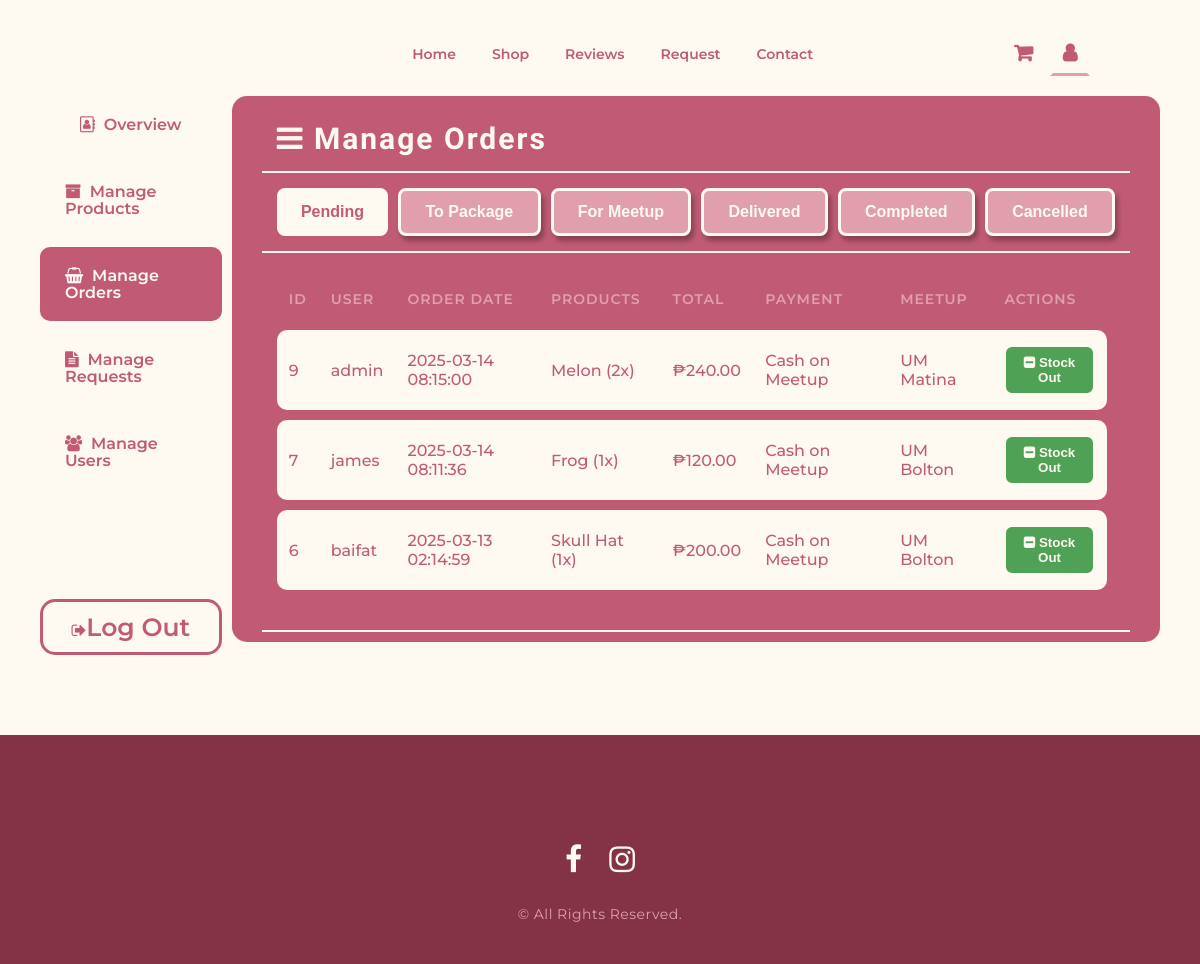
Page /admin-orders.php on the committed database.
### tables this page shows
CREATE TABLE `orders` (
  `OrderId` int(11) NOT NULL,
  `UserId` int(11) NOT NULL,
  `MeetupPlaceId` int(11) NOT NULL,
  `TotalPrice` decimal(10,2) NOT NULL,
  `OrderStatus` enum('Pending','To Package','For Meetup','Delivered','Completed','Cancelled') NOT NULL DEFAULT 'Pending',
  `CreatedAt` timestamp NOT NULL DEFAULT current_timestamp()
);

CREATE TABLE `users` (
  `UserId` int(11) NOT NULL,
  `FirstName` varchar(127) NOT NULL,
  `LastName` varchar(127) NOT NULL,
  `Username` varchar(127) NOT NULL,
  `ProfileImage` varchar(127) DEFAULT NULL,
  `ContactNumber` varchar(127) NOT NULL,
  `Email` varchar(127) NOT NULL,
  `Password` varchar(255) NOT NULL,
  `FacebookLink` varchar(127) NOT NULL,
  `RegisteredAt` timestamp NOT NULL DEFAULT current_timestamp() ON UPDATE current_timestamp()
);

CREATE TABLE `order_items` (
  `OrderItemId` int(11) NOT NULL,
  `OrderId` int(11) NOT NULL,
  `ProductId` int(11) NOT NULL,
  `Quantity` int(11) NOT NULL,
  `Price` decimal(10,2) NOT NULL
);

CREATE TABLE `products` (
  `ProductId` int(11) NOT NULL,
  `ProductName` varchar(255) NOT NULL,
  `ProductPrice` decimal(10,2) NOT NULL,
  `ProductImg` varchar(127) NOT NULL,
  `ProductCategory` varchar(127) NOT NULL,
  `InStock` int(11) NOT NULL DEFAULT 0,
  `IsActive` tinyint(4) NOT NULL DEFAULT 1,
  `CreatedAt` timestamp NOT NULL DEFAULT current_timestamp()
);

CREATE TABLE `order_payments` (
  `PaymentId` int(11) NOT NULL,
  `OrderId` int(11) NOT NULL,
  `PaymentMethod` enum('Cash on Meetup','GCash') NOT NULL,
  `PaymentRefNo` varchar(50) DEFAULT NULL,
  `ReceiptImage` varchar(255) DEFAULT NULL,
  `CreatedAt` timestamp NOT NULL DEFAULT current_timestamp()
);

CREATE TABLE `meetup_places` (
  `PlaceId` int(11) NOT NULL,
  `PlaceName` varchar(255) DEFAULT NULL
);

### includes/db_fetchAllOrders.php (called while the page is built)
<?php
require 'db_auth.php';
function fetchOrders($status)
{
    global $conn;
    $stmt = $conn->prepare("
        SELECT o.OrderId, u.Username, o.CreatedAt, o.TotalPrice, o.OrderStatus,
               m.PlaceName, p.PaymentMethod, p.ReceiptImage
        FROM orders o
        JOIN users u ON o.UserId = u.UserId
        JOIN meetup_places m ON o.MeetupPlaceId = m.PlaceId
        LEFT JOIN order_payments p ON o.OrderId = p.OrderId
        WHERE o.OrderStatus = ?
        ORDER BY o.CreatedAt DESC
    ");
    $stmt->bind_param("s", $status);
    $stmt->execute();
    $result = $stmt->get_result();
    $orders = [];
    while ($row = $result->fetch_assoc()) {
        $orderId = $row['OrderId'];
        $products = fetchOrderProducts($orderId);
        $row['Products'] = $products;
        $row['StatusUpdatedAt'] = fetchOrderStatusTimestamp($orderId, $row['OrderStatus']);
        $orders[] = $row;
    }
    return $orders;
}
function fetchOrderProducts($orderId)
{
    global $conn;
    $stmt = $conn->prepare("
        SELECT p.ProductName, oi.Quantity
        FROM order_items oi
        JOIN products p ON oi.ProductId = p.ProductId
        WHERE oi.OrderId = ?
    ");
    $stmt->bind_param("i", $orderId);
    $stmt->execute();
    $result = $stmt->get_result();
    $products = [];
    while ($row = $result->fetch_assoc()) {
        $products[] = $row;
    }
    return $products;
}
function fetchOrderStatusTimestamp($orderId, $status)
{
    global $conn;
    $stmt = $conn->prepare("
        SELECT MadeAt
        FROM order_status_history
        WHERE OrderId = ? AND Status = ?
        ORDER BY MadeAt DESC
        LIMIT 1
    ");
    $stmt->bind_param("is", $orderId, $status);
    $stmt->execute();
    $result = $stmt->get_result();
    if ($row = $result->fetch_assoc()) {
        return $row['MadeAt'];
    } else {
        return "N/A";
    }
}

### admin-orders.php (the view, shortened to what this page needs)
<?php
include 'includes/db_fetchAllOrders.php';
$orders = fetchOrders('Pending');
?>
<!DOCTYPE html>
<html lang="en">
<head>
  <link rel="stylesheet" href="style.css" />
  <link
    rel="stylesheet"
    href="https://cdnjs.cloudflare.com/ajax/libs/font-awesome/4.7.0/css/font-awesome.min.css" />
</head>
<body>
  <header class="nav-bar">
    <div class="logo-area">
    </div>
    <nav class="link-area">
      <ul>
        <li><a href="index.php">Home</a></li>
        <li><a href="shop.php">Shop</a></li>
        <li><a href="reviews.php">Reviews</a></li>
        <li><a href="request.php">Request</a></li>
        <li><a href="contact.php">Contact</a></li>
      </ul>
    </nav>
    <div class="link-area user-area">
      <a href="#" class="fa fa-shopping-cart">
      </a>
      <a href="#" class="fa fa-user active"></a>
    </div>
  </header>
  <div class="wrapper admin">
    <section class="section user-info">
      <div class="user-info-nav">
        <a href="admin.php" class="fa fa-address-book-o"><span>&nbsp Overview</span></a>
        <a href="admin-products.php" class="fa fa-archive"><span>&nbsp Manage Products</span></a>
        <a href="admin-orders.php" class="fa fa-shopping-basket active"><span>&nbsp Manage Orders</span></a>
        <a href="admin-requests.php" class="fa fa-file-text"><span>&nbsp Manage Requests</span></a>
        <a href="admin-users.php" class="fa fa-users"><span>&nbsp Manage Users</span></a>
        <form id="logoutForm" action="actions/db_signout.php" method="post">
          <button id="logoutButton" class="log-out" type="button">
            <i class="fa fa-sign-out"></i><span>Log Out</span>
          </button>
        </form>
      </div>
      <div class="user-info-main">
        <div class="user-main-area heading">
          <h3><i class="fa fa-bars">&nbsp</i>Manage Orders</h3>
        </div>
        <div class="user-main-area">
          <div class="StatusTabs">
            <a href="admin-orders.php"><button class="button-alt active">Pending</button></a>
            <a href="admin-orders-toPackage.php"><button class="button-alt">To Package</button></a>
            <a href="admin-orders-forMeetup.php"><button class="button-alt">For Meetup</button></a>
            <a href="admin-orders-Delivered.php"><button class="button-alt">Delivered</button></a>
            <a href="admin-orders-Completed.php"><button class="button-alt">Completed</button></a>
            <a href="admin-orders-Cancelled.php"><button class="button-alt">Cancelled</button></a>
          </div>
        </div>
        <div class="user-main-area">
          <div class="table-list user-list">
            <table>
              <?php if (!empty($orders)): ?>
                <tr class="table-header">
                  <th>ID</th>
                  <th>USER</th>
                  <th>ORDER DATE</th>
                  <th>PRODUCTS</th>
                  <th>TOTAL</th>
                  <th>PAYMENT</th>
                  <th>MEETUP</th>
                  <th>ACTIONS</th>
                </tr>
                <?php foreach ($orders as $order): ?>
                  <tr class="table-row">
                    <td><?= number_format($order['OrderId']) ?></td>
                    <td><?= htmlspecialchars($order['Username']) ?></td>
                    <td><?= htmlspecialchars($order['CreatedAt']) ?></td>
                    <td>
                      <?php foreach ($order['Products'] as $product): ?>
                        <?= htmlspecialchars($product['ProductName']) ?>
                        (<?= number_format($product['Quantity']) ?>x)<br>
                      <?php endforeach; ?>
                    </td>
                    <td>₱<?= number_format($order['TotalPrice'], 2) ?></td>
                    <td>
                      <?= htmlspecialchars($order['PaymentMethod']) ?>
                    </td>
                    <td><?= htmlspecialchars($order['PlaceName']) ?></td>
                    <td>
                      <div class="button-area">
                        <form action="actions/db_OrderStockOut.php" method="POST">
                          <button type="button" class="table-button btn-stockout confirmTrigger" data-message="Are you sure you want to stock out the contents of this order?">
                            <i class="fa fa-minus-square"></i> Stock Out
                          </button>
                        </form>
                      </div>
                    </td>
                  </tr>
                <?php endforeach; ?>
              <?php else: ?>
                <p style=" text-align: center; font-weight:600; font-size:20px;">No pending orders found.</p>
              <?php endif; ?>
            </table>
          </div>
        </div>
      </div>
    </section>
  </div>
  <footer class="footer-bar">
    <div class="footer-content">
      <div class="social-area">
        <a href="https://www.facebook.com/profile.php?id=61557911686578" target="_blank" class="fa fa-facebook"></a>
        <a href="https://www.instagram.com/hazey.crochet/" target="_blank" class="fa fa-instagram"></a>
      </div>
      <p>© All Rights Reserved.</p>
    </div>
  </footer>
</body>
</html>

### rows in the picture
orders: OrderId "9", UserId.Username "admin", CreatedAt "2025-03-14 08:15:00", TotalPrice "240.00", order_payments.PaymentMethod "Cash on Meetup", MeetupPlaceId.PlaceName "UM Matina"
order_items: ProductId.ProductName "Melon", Quantity "2"
orders: OrderId "7", UserId.Username "james", CreatedAt "2025-03-14 08:11:36", TotalPrice "120.00", order_payments.PaymentMethod "Cash on Meetup", MeetupPlaceId.PlaceName "UM Bolton"
order_items: ProductId.ProductName "Frog", Quantity "1"
orders: OrderId "6", UserId.Username "baifat", CreatedAt "2025-03-13 02:14:59", TotalPrice "200.00", order_payments.PaymentMethod "Cash on Meetup", MeetupPlaceId.PlaceName "UM Bolton"
order_items: ProductId.ProductName "Skull Hat", Quantity "1"
